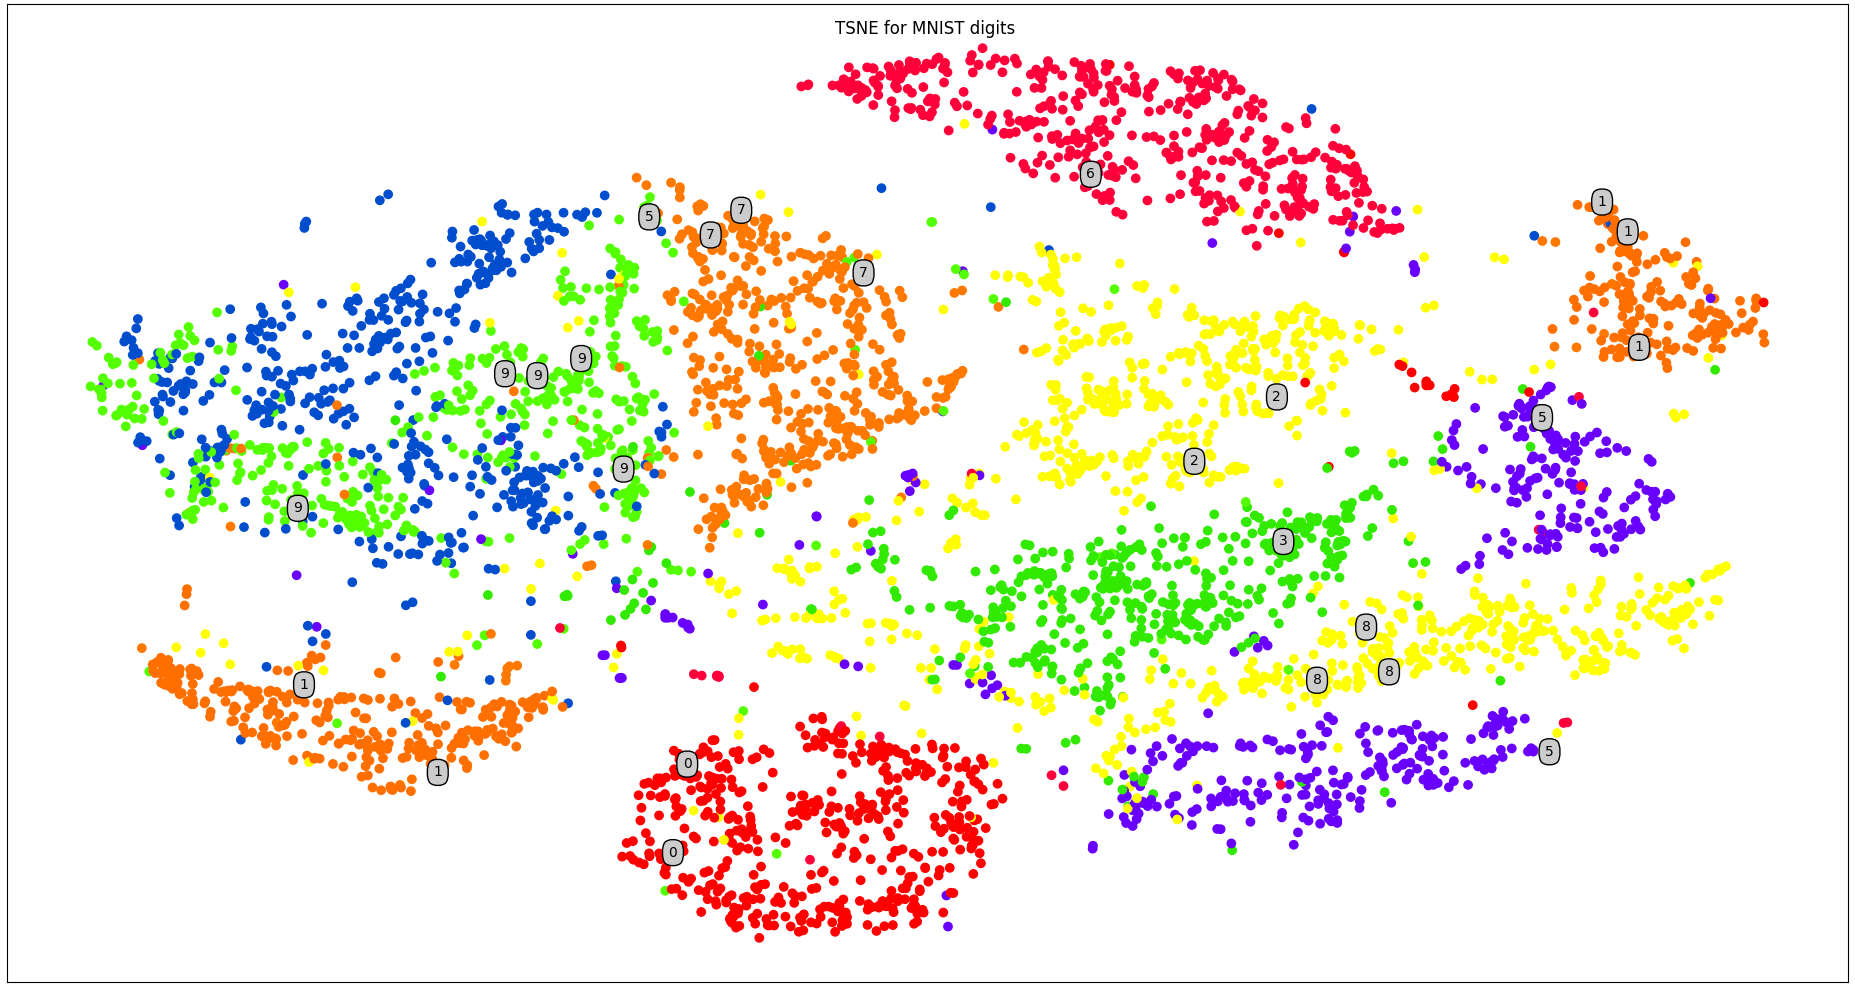

Here is the Python script that generated this plot:
import numpy as np
import matplotlib.pyplot as plt
from itertools import product
from sklearn.manifold import TSNE
from sklearn.datasets import fetch_mldata
from sklearn.utils import shuffle

#use all digits
#mnist = fetch_mldata("MNIST original")
mnist = fetch_mldata("MNIST Original")
mytargets = list(range(0,10))
#mytargets = [3,8]
XX_train, yy_train = mnist.data / 255., mnist.target
X_train=[]
y_train=[]
for i, label in enumerate(yy_train):
  if label in mytargets:
    X_train.append(XX_train[i])
    y_train.append(yy_train[i])
num_samples_to_plot = 5000
X_train, y_train = shuffle(X_train, y_train)
X_train, y_train = X_train[:num_samples_to_plot], y_train[:num_samples_to_plot]  # lets subsample a bit for a first impression

for digit in mytargets:
  instances=[i for i in y_train if i==digit]
  print ("Digit",digit,"appears ",len(instances), "times")

transformer = TSNE(n_components = 2, perplexity=40, verbose=2)
fig, plot = plt.subplots()
fig.set_size_inches(50, 50)
plt.prism()

X_transformed = transformer.fit_transform(X_train)
plot.scatter(X_transformed[:, 0], X_transformed[:, 1], c=y_train)
plot.set_xticks(())
plot.set_yticks(())

count=0;
plt.tight_layout()
plt.suptitle("TSNE for MNIST digits ")
for label , x, y in zip(y_train, X_transformed[:, 0], X_transformed[:, 1]):
#Lets annotate every 1 out of 200 samples, otherwise graph will be cluttered with anotations
  if count % 200 == 0:
    plt.annotate(str(int(label)),xy=(x,y), color='black', weight='normal',size=10,bbox=dict(boxstyle="round4,pad=.5", fc="0.8"))
  count = count + 1
#plt.savefig("mnist_pca.png")
plt.show()
